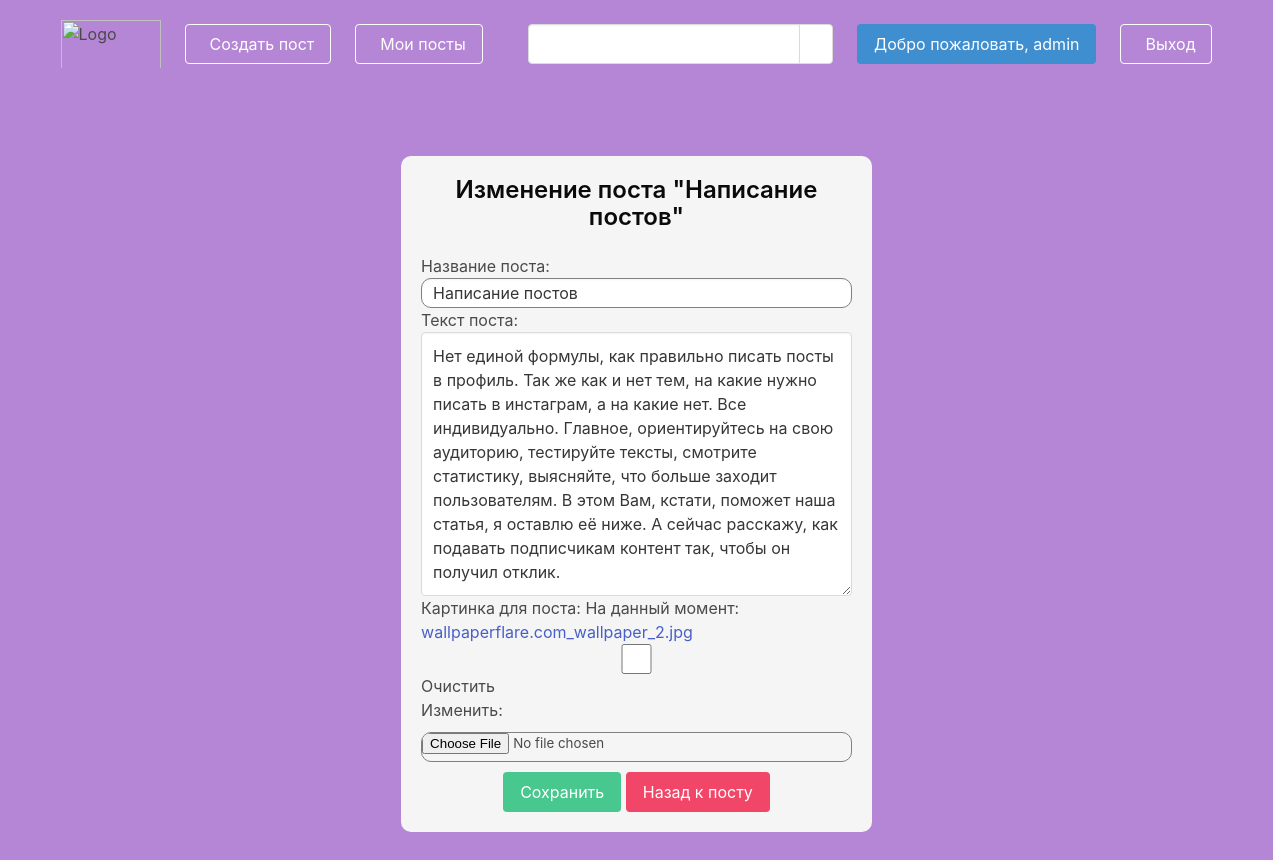
Page /blog/edit/post-3 (signed in) on the committed database.
### blog/models.py (models this page shows, shortened)
class Post(models.Model):
    title = models.CharField(max_length=255)
    text = models.TextField()
    slug = models.SlugField(unique=True)
    date = models.DateField(auto_now=True)
    author = models.ForeignKey(User, on_delete=models.CASCADE)
    image = models.ImageField(default='image.jpg', blank=True)
    likes = models.ManyToManyField(User, related_name='likes')
    dislikes = models.ManyToManyField(User, related_name='dislikes')
    def __str__(self):
        return self.title

### blog/views.py (the view)
# urls.py: path('edit/<slug>', views.edit_post, name='edit_post'),
@login_required(login_url='/users/log_in')
def edit_post(request, slug):
    post_data = Post.objects.get(slug=slug)
    form = PostForm(request.POST or None, request.FILES or None, instance=post_data)
    if form.is_valid():
        form.save()
        return redirect('blog:post', slug=slug)
    return render(request, 'edit_post.html', {'form': form, 'post': post_data})

### blog/forms.py
class PostForm(forms.ModelForm):
    title = forms.CharField(widget=forms.TextInput(
        attrs={'class': 'input'}
    ), label='Название поста')
    text = forms.CharField(widget=forms.Textarea(
        attrs={'class': 'textarea', 'size': '40'}
    ), label='Текст поста')
    image = forms.ImageField(label='Картинка для поста', required=False)
    class Meta:
        model = Post
        fields = ['title', 'text', 'image']

### blog/templates/edit_post.html (shortened to what this page needs)
{% extends 'base_layout.html' %}
{% load static from static %}
{% block content %}
{% if post.author == user %}
<form method="post" class="site-form has-background-light" enctype="multipart/form-data">
    <p class="title has-text-centered is-4 mb-5 has-text-black">
        Изменение поста "{{post}}"
    </p>
    {{form}}
    <div class="has-text-centered">
        <button class="button is-success" type="submit">Сохранить</button>
        <a class="button is-danger" href="{% url 'blog:post' post.slug %}">
            Назад к посту
        </a>
    </div>
</form>
{% endif %}
{% endblock%}

### blog/templates/base_layout.html (shortened to what this page needs)
{% load static from static %}
<html lang="en">
<head>
    <link rel="stylesheet" href="{% static 'bulma.css' %}">
    <link rel="stylesheet" href="{% static 'style.css' %}">
</head>
<body>
<section class="hero is-fullheight" style="background-color: #b486d5">
    {% if user.is_authenticated %}
    <div class="hero-head">
        <nav class="navbar">
            <div class="container">
                <div class="navbar-brand">
                    <a class="navbar-item" href="{% url 'blog:home' %}">
                        <img src="https://svgsilh.com/svg_v2/606684.svg" alt="Logo"
                             style="height: 50px; width: 100px; max-height: 3rem">
                    </a>
                </div>
                <div id="navbarMenuHeroA" class="navbar-menu">
                    <div class="navbar-start">
                        <span class="navbar-item">
                            <a href="{% url 'blog:create' %}" class="button is-info is-outlined is-inverted">
                                <span class="content">Создать пост</span>
                            </a>
                        </span>
                        <span class="navbar-item">
                            <a href="{% url 'blog:myposts' %}" class="button is-info is-outlined is-inverted">
                                <span class="content">Мои посты</span>
                            </a>
                        </span>
                    </div>
                    <div class="navbar-end">
                        <span class="navbar-item">
                            <form method="get" class="mt-4">
                                <div class="field has-addons">
                                    <div class="control">
                                        <input type="search" name="search" class="input">
                                    </div>
                                    <div class="control">
                                        <button type="submit" class="button">
                                        </button>
                                    </div>
                                </div>
                            </form>
                        </span>
                        <span class="navbar-item">
                            <a href="" class="button is-info">
                            Добро пожаловать, {{ request.user }}
                            </a>
                        </span>
                        <span class="navbar-item">
                              <a href="{% url 'users:log_out' %}" class="button is-info is-outlined is-inverted">
                                  <span class="content">Выход</span>
                              </a>
                        </span>
                    </div>
                </div>
            </div>
        </nav>
    </div>
    {% endif %}
    <div class="hero-body">
        {% block content %}
        {% endblock %}
    </div>
</section>
</body>
</html>

### static/style.css (style rules this page uses)
.site-form { padding: 20px; display: block; width: 40%; margin: 20px auto; border-radius: 10px; }
#id_image { width: 100%; margin: 10px auto; }
.site-form input { width: 100%; height: 30px; border-radius: 10px; border: 1px solid gray; }

### rows in the picture
Post: title "Написание постов", text "Нет единой формулы, как правильно писать посты в профиль. Так же как и нет тем, на какие нужно писать в инстаграм, а на какие нет. Все индивидуально. Главное, ориентируйтесь на свою аудиторию, тестируйте тексты, смотрите статистику, выясняйте, что больше заходит пользователям. В этом Вам, кстати, поможет наша статья, я оставлю её ниже. А сейчас расскажу, как подавать подписчикам контент так, чтобы он получил отклик."

### other values in the picture
{{ request.user }} "admin"
